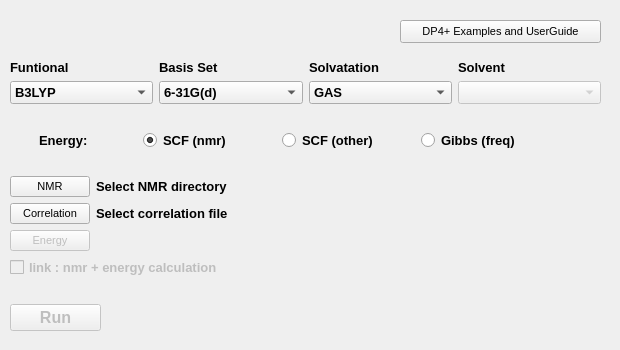
<?xml version="1.0" encoding="UTF-8"?>
<ui version="4.0">
 <class>Form</class>
 <widget class="QWidget" name="Form">
  <property name="geometry">
   <rect>
    <x>0</x>
    <y>0</y>
    <width>620</width>
    <height>350</height>
   </rect>
  </property>
  <property name="font">
   <font>
    <pointsize>10</pointsize>
    <weight>75</weight>
    <bold>true</bold>
   </font>
  </property>
  <property name="windowTitle">
   <string>Form</string>
  </property>
  <widget class="QWidget" name="layoutWidget">
   <property name="geometry">
    <rect>
     <x>10</x>
     <y>60</y>
     <width>591</width>
     <height>271</height>
    </rect>
   </property>
   <layout class="QVBoxLayout" name="verticalLayout_4">
    <item>
     <layout class="QGridLayout" name="gridLayout">
      <item row="1" column="3">
       <widget class="QComboBox" name="solv">
        <item>
         <property name="text">
          <string>GAS</string>
         </property>
        </item>
        <item>
         <property name="text">
          <string>PCM</string>
         </property>
        </item>
       </widget>
      </item>
      <item row="0" column="4">
       <widget class="QLabel" name="label_6">
        <property name="text">
         <string>Solvent</string>
        </property>
       </widget>
      </item>
      <item row="0" column="3">
       <widget class="QLabel" name="label_5">
        <property name="text">
         <string>Solvatation</string>
        </property>
       </widget>
      </item>
      <item row="1" column="1">
       <widget class="QComboBox" name="func">
        <property name="enabled">
         <bool>true</bool>
        </property>
        <item>
         <property name="text">
          <string>B3LYP</string>
         </property>
        </item>
        <item>
         <property name="text">
          <string>mPW1PW91</string>
         </property>
        </item>
       </widget>
      </item>
      <item row="1" column="2">
       <widget class="QComboBox" name="basis">
        <property name="insertPolicy">
         <enum>QComboBox::InsertAtBottom</enum>
        </property>
        <property name="duplicatesEnabled">
         <bool>false</bool>
        </property>
        <property name="frame">
         <bool>true</bool>
        </property>
        <item>
         <property name="text">
          <string>6-31G(d)</string>
         </property>
        </item>
        <item>
         <property name="text">
          <string>6-31G(d,p)</string>
         </property>
        </item>
        <item>
         <property name="text">
          <string>6-31+G(d,p)</string>
         </property>
        </item>
        <item>
         <property name="text">
          <string>6-311G(d)</string>
         </property>
        </item>
        <item>
         <property name="text">
          <string>6-311G(d,p)</string>
         </property>
        </item>
        <item>
         <property name="text">
          <string>6-311+G(d,p)</string>
         </property>
        </item>
       </widget>
      </item>
      <item row="1" column="4">
       <widget class="QComboBox" name="solvent">
        <property name="enabled">
         <bool>false</bool>
        </property>
        <item>
         <property name="text">
          <string/>
         </property>
        </item>
        <item>
         <property name="text">
          <string>CHCl3</string>
         </property>
        </item>
        <item>
         <property name="text">
          <string>CH2Cl2</string>
         </property>
        </item>
        <item>
         <property name="text">
          <string>CCl4</string>
         </property>
        </item>
        <item>
         <property name="text">
          <string>H2O</string>
         </property>
        </item>
        <item>
         <property name="text">
          <string>MeOH</string>
         </property>
        </item>
        <item>
         <property name="text">
          <string>MeCN</string>
         </property>
        </item>
        <item>
         <property name="text">
          <string>DMSO</string>
         </property>
        </item>
        <item>
         <property name="text">
          <string>THF</string>
         </property>
        </item>
        <item>
         <property name="text">
          <string>Pyridine</string>
         </property>
        </item>
        <item>
         <property name="text">
          <string>Acetone</string>
         </property>
        </item>
        <item>
         <property name="text">
          <string>Benzene</string>
         </property>
        </item>
        <item>
         <property name="text">
          <string>Other</string>
         </property>
        </item>
       </widget>
      </item>
      <item row="0" column="1">
       <widget class="QLabel" name="label_3">
        <property name="text">
         <string>Funtional</string>
        </property>
       </widget>
      </item>
      <item row="0" column="2">
       <widget class="QLabel" name="label_4">
        <property name="text">
         <string>Basis Set</string>
        </property>
       </widget>
      </item>
     </layout>
    </item>
    <item>
     <spacer name="verticalSpacer_3">
      <property name="orientation">
       <enum>Qt::Vertical</enum>
      </property>
      <property name="sizeHint" stdset="0">
       <size>
        <width>20</width>
        <height>40</height>
       </size>
      </property>
     </spacer>
    </item>
    <item>
     <layout class="QHBoxLayout" name="horizontalLayout_2">
      <property name="spacing">
       <number>0</number>
      </property>
      <property name="sizeConstraint">
       <enum>QLayout::SetMinAndMaxSize</enum>
      </property>
      <item>
       <widget class="QLabel" name="label_15">
        <property name="sizePolicy">
         <sizepolicy hsizetype="Fixed" vsizetype="Preferred">
          <horstretch>0</horstretch>
          <verstretch>0</verstretch>
         </sizepolicy>
        </property>
        <property name="minimumSize">
         <size>
          <width>75</width>
          <height>0</height>
         </size>
        </property>
        <property name="text">
         <string>Energy:</string>
        </property>
       </widget>
      </item>
      <item>
       <widget class="QRadioButton" name="SCF_NMR">
        <property name="sizePolicy">
         <sizepolicy hsizetype="Maximum" vsizetype="Fixed">
          <horstretch>0</horstretch>
          <verstretch>0</verstretch>
         </sizepolicy>
        </property>
        <property name="minimumSize">
         <size>
          <width>110</width>
          <height>0</height>
         </size>
        </property>
        <property name="text">
         <string>SCF (nmr)</string>
        </property>
        <property name="checkable">
         <bool>true</bool>
        </property>
        <property name="checked">
         <bool>true</bool>
        </property>
        <property name="autoExclusive">
         <bool>true</bool>
        </property>
       </widget>
      </item>
      <item>
       <widget class="QRadioButton" name="SCF_Energy">
        <property name="sizePolicy">
         <sizepolicy hsizetype="Maximum" vsizetype="Fixed">
          <horstretch>0</horstretch>
          <verstretch>0</verstretch>
         </sizepolicy>
        </property>
        <property name="minimumSize">
         <size>
          <width>110</width>
          <height>0</height>
         </size>
        </property>
        <property name="text">
         <string>SCF (other)</string>
        </property>
       </widget>
      </item>
      <item>
       <widget class="QRadioButton" name="Gibbs">
        <property name="enabled">
         <bool>true</bool>
        </property>
        <property name="sizePolicy">
         <sizepolicy hsizetype="Maximum" vsizetype="Fixed">
          <horstretch>0</horstretch>
          <verstretch>0</verstretch>
         </sizepolicy>
        </property>
        <property name="minimumSize">
         <size>
          <width>110</width>
          <height>0</height>
         </size>
        </property>
        <property name="text">
         <string>Gibbs (freq)</string>
        </property>
       </widget>
      </item>
      <item>
       <spacer name="horizontalSpacer_4">
        <property name="orientation">
         <enum>Qt::Horizontal</enum>
        </property>
        <property name="sizeType">
         <enum>QSizePolicy::Minimum</enum>
        </property>
        <property name="sizeHint" stdset="0">
         <size>
          <width>40</width>
          <height>20</height>
         </size>
        </property>
       </spacer>
      </item>
     </layout>
    </item>
    <item>
     <spacer name="verticalSpacer">
      <property name="orientation">
       <enum>Qt::Vertical</enum>
      </property>
      <property name="sizeHint" stdset="0">
       <size>
        <width>20</width>
        <height>40</height>
       </size>
      </property>
     </spacer>
    </item>
    <item>
     <layout class="QFormLayout" name="formLayout_2">
      <item row="0" column="0">
       <widget class="QPushButton" name="dir">
        <property name="font">
         <font>
          <pointsize>8</pointsize>
          <weight>50</weight>
          <italic>false</italic>
          <bold>false</bold>
          <kerning>true</kerning>
         </font>
        </property>
        <property name="text">
         <string>NMR</string>
        </property>
        <property name="autoDefault">
         <bool>false</bool>
        </property>
        <property name="flat">
         <bool>false</bool>
        </property>
       </widget>
      </item>
      <item row="0" column="1">
       <widget class="QLabel" name="dir_lab">
        <property name="text">
         <string>Select NMR directory</string>
        </property>
       </widget>
      </item>
      <item row="1" column="0">
       <widget class="QPushButton" name="xls">
        <property name="font">
         <font>
          <pointsize>8</pointsize>
          <weight>50</weight>
          <italic>false</italic>
          <bold>false</bold>
          <kerning>true</kerning>
         </font>
        </property>
        <property name="text">
         <string>Correlation</string>
        </property>
       </widget>
      </item>
      <item row="1" column="1">
       <widget class="QLabel" name="xls_lab">
        <property name="text">
         <string>Select correlation file</string>
        </property>
       </widget>
      </item>
      <item row="2" column="0">
       <widget class="QPushButton" name="energy">
        <property name="enabled">
         <bool>false</bool>
        </property>
        <property name="font">
         <font>
          <pointsize>8</pointsize>
          <weight>50</weight>
          <italic>false</italic>
          <bold>false</bold>
          <kerning>true</kerning>
         </font>
        </property>
        <property name="text">
         <string>Energy</string>
        </property>
       </widget>
      </item>
      <item row="2" column="1">
       <widget class="QLabel" name="energy_lab">
        <property name="text">
         <string/>
        </property>
       </widget>
      </item>
      <item row="3" column="0" colspan="2">
       <widget class="QCheckBox" name="link_checkBox">
        <property name="enabled">
         <bool>false</bool>
        </property>
        <property name="text">
         <string>link : nmr + energy calculation</string>
        </property>
       </widget>
      </item>
     </layout>
    </item>
    <item>
     <spacer name="verticalSpacer_2">
      <property name="orientation">
       <enum>Qt::Vertical</enum>
      </property>
      <property name="sizeHint" stdset="0">
       <size>
        <width>20</width>
        <height>40</height>
       </size>
      </property>
     </spacer>
    </item>
    <item>
     <widget class="QPushButton" name="run">
      <property name="enabled">
       <bool>false</bool>
      </property>
      <property name="maximumSize">
       <size>
        <width>91</width>
        <height>27</height>
       </size>
      </property>
      <property name="font">
       <font>
        <pointsize>12</pointsize>
        <weight>75</weight>
        <italic>false</italic>
        <bold>true</bold>
        <kerning>true</kerning>
       </font>
      </property>
      <property name="text">
       <string>Run</string>
      </property>
     </widget>
    </item>
   </layout>
  </widget>
  <widget class="QPushButton" name="examp_UG">
   <property name="geometry">
    <rect>
     <x>400</x>
     <y>20</y>
     <width>201</width>
     <height>23</height>
    </rect>
   </property>
   <property name="font">
    <font>
     <pointsize>8</pointsize>
     <weight>50</weight>
     <italic>false</italic>
     <bold>false</bold>
     <kerning>true</kerning>
    </font>
   </property>
   <property name="text">
    <string>DP4+ Examples and UserGuide</string>
   </property>
  </widget>
 </widget>
 <resources/>
 <connections/>
</ui>
